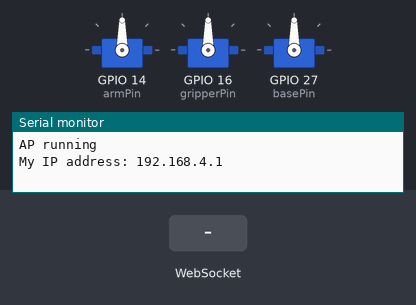
Simulated run of this program. Board: ESP32. Shown: 3 × servo, the last lines printed to the serial monitor. Inputs (shaded band) come from the test bench. Storage starts empty.

Above: at 1.2 s.
1.3 s: WebSocket text "5" received
At 2.2 s:
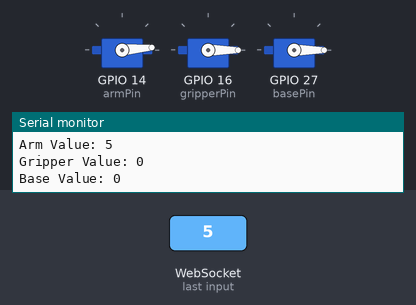
2.8 s: WebSocket text "90" received
At 3.2 s:
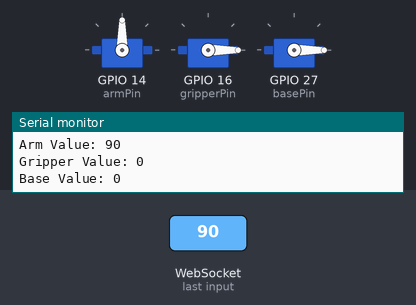
4.3 s: WebSocket text "200" received
At 5.6 s:
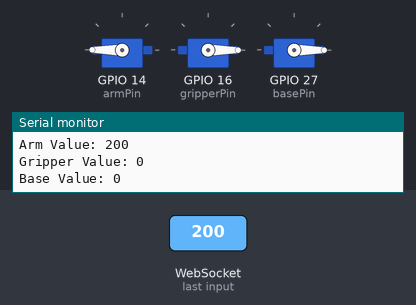
Timing chart, 0 to 7.3 s (numbered marks = the images above; inputs shaded):
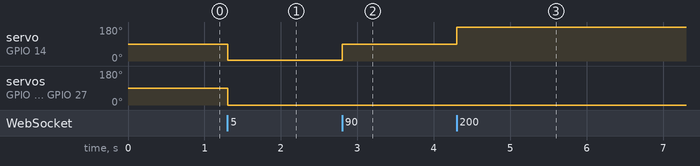

The program:

main.cpp
```cpp
#include <Arduino.h>
#include <WiFi.h>
#include <SPIFFS.h>
#include <robotArm.h>
#include <ESP32Servo.h>
#include <ESPasyncWebServer.h>
#include <WebSocketsServer.h>

AsyncWebServer server(80);
WebSocketsServer webSocket = WebSocketsServer(1337);
Servo arm;
Servo gripper;
Servo base;
char* in;
char* armValue;
char* gripperValue;
char* baseValue;

void onWebSocketEvent(uint8_t client_num,
                      WStype_t type,
                      uint8_t *payload,
                      size_t length)
{
  // Figure out the type of WebSocket event
  switch (type)
  {

  // Client has disconnected
  case WStype_DISCONNECTED:
    Serial.printf("[%u] Disconnected!\n", client_num);
    break;

  // New client has connected
  case WStype_CONNECTED:
  {
    IPAddress ip = webSocket.remoteIP(client_num);
    Serial.printf("[%u] Connection from ", client_num);
    Serial.println(ip.toString());
  }
  break;

  // Handle text messages from client
  case WStype_TEXT:

    // Print out raw message
    Serial.printf("[%u] Received text: %s\n", client_num, payload);
    in = (char*)payload;
    armValue = strtok(in, "a:");
    baseValue = strtok(NULL, "b:");
    gripperValue = strtok(NULL, "g:");

    Serial.print("Arm Value: ");
    Serial.println(atoi(armValue));
    Serial.print("Gripper Value: ");
    Serial.println(atoi(gripperValue));
    Serial.print("Base Value: ");
    Serial.println(atoi(baseValue));

    arm.write(atoi(armValue));
    gripper.write(atoi(gripperValue));
    base.write(atoi(baseValue));


    break;

  // For everything else: do nothing
  case WStype_BIN:
  case WStype_ERROR:
  case WStype_FRAGMENT_TEXT_START:
  case WStype_FRAGMENT_BIN_START:
  case WStype_FRAGMENT:
  case WStype_FRAGMENT_FIN:
  default:
    break;
  }
}

// Callback: send homepage
void onIndexRequest(AsyncWebServerRequest *request)
{
  IPAddress remote_ip = request->client()->remoteIP();
  Serial.println("[" + remote_ip.toString() +
                 "] HTTP GET request of " + request->url());
  request->send(SPIFFS, "/index.html", "text/html");
}

// Callback: send style sheet
void onCSSRequest(AsyncWebServerRequest *request)
{
  IPAddress remote_ip = request->client()->remoteIP();
  Serial.println("[" + remote_ip.toString() +
                 "] HTTP GET request of " + request->url());
  request->send(SPIFFS, "/bootstrap.min.css", "text/css");
}

// Callback: send 404 if requested file does not exist
void onPageNotFound(AsyncWebServerRequest *request)
{
  IPAddress remote_ip = request->client()->remoteIP();
  Serial.println("[" + remote_ip.toString() +
                 "] HTTP GET request of " + request->url());
  request->send(404, "text/plain", "Not found");
}

void setup()
{
  // put your setup code here, to run once:

  // Start Serial port
  Serial.begin(115200);
  // Make sure we can read the file system
  if (!SPIFFS.begin())
  {
    Serial.println("Error mounting SPIFFS");
    while (1)
      ;
  }
  arm.attach(armPin);
  gripper.attach(gripperPin);
  base.attach(basePin);

  // Start access point
  WiFi.softAP(ssid, password);

  // Print our IP address
  Serial.println();
  Serial.println("AP running");
  Serial.print("My IP address: ");
  Serial.println(WiFi.softAPIP());

  // On HTTP request for root, provide index.html file
  server.on("/", HTTP_GET, onIndexRequest);

  // On HTTP request for style sheet, provide style.css
  server.on("/bootstrap.min.css", HTTP_GET, onCSSRequest);

  server.on("/bootstrap.bundle.min.js", HTTP_GET, [](AsyncWebServerRequest *request)
            { request->send(SPIFFS, "/bootstrap.bundle.min.js", "text/javascript"); });

  server.on("/jquery-3.3.1.min.js", HTTP_GET, [](AsyncWebServerRequest *request)
            { request->send(SPIFFS, "/jquery-3.3.1.min.js", "text/javascript"); });
  // Handle requests for pages that do not exist
  server.onNotFound(onPageNotFound);

  // Start web server
  server.begin();

  // Start WebSocket server and assign callback
  webSocket.begin();
  webSocket.onEvent(onWebSocketEvent);
}

void loop()
{
  // put your main code here, to run repeatedly:
  yield();
  webSocket.loop();
}
```

robotArm.h
```cpp
#include "Arduino.h"
#include <AsyncWebSocket.h>

#pragma once
#ifndef ROBOTARM_H
#define ROBOTARM_H
const char *ssid = "ESP32-TOAST-AP";
const char *password = "TEJ3M12021";
const int dns_port = 53;
const int http_port = 80;
const int ws_port = 1337;
const int armPin = 14;
const int basePin = 27;
const int gripperPin = 16;

void onIndexRequest(AsyncWebServerRequest *request);
void onCSSRequest(AsyncWebServerRequest *request);
void onJSRequest(AsyncWebServerRequest *request);

#endif  // ROBOTARM_H
```

Measured:
- after the input at 1.3 s, servo on GPIO 14 (armPin): 90° → 5° at once; servo on GPIO 16 (gripperPin), servo on GPIO 27 (basePin): 90° → 0° at once
- after the input at 2.8 s, servo on GPIO 14 (armPin): 5° → 90° at once
- after the input at 4.3 s, servo on GPIO 14 (armPin): 90° → 180° at once
